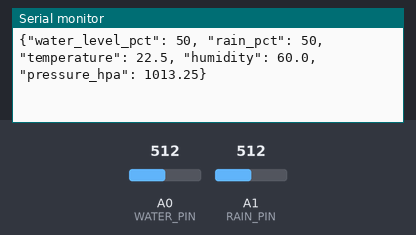
This sketch was run on a simulated Arduino Uno, built with avr-gcc and run on an emulated ATmega328P. Shown: the last lines printed to the serial monitor. The test bench sets the inputs (shaded band); at power-on: A0 (WATER_PIN) = 512, A1 (RAIN_PIN) = 512.

Above: at 1.3 s.
1.4 s: A0 (WATER_PIN) set to 716
At 1.68 s:
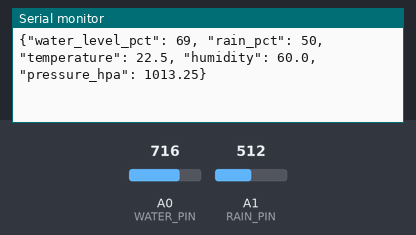
2.9 s: A1 (RAIN_PIN) set to 716
At 2.93 s:
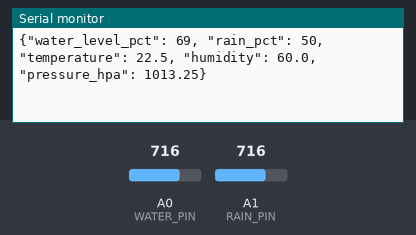
4.4 s: A0 (WATER_PIN) set to 900
At 4.43 s:
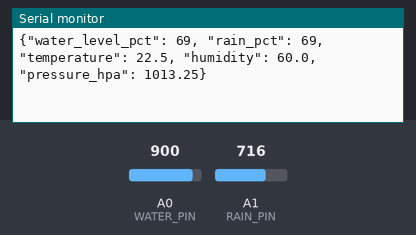
5.9 s: A1 (RAIN_PIN) set to 900
At 5.93 s:
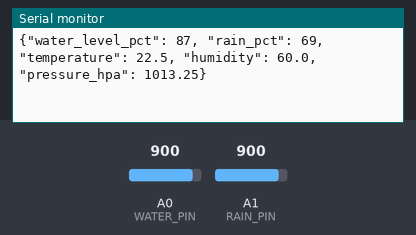
Timing chart, 0 to 8.4 s (numbered marks = the images above; inputs shaded):
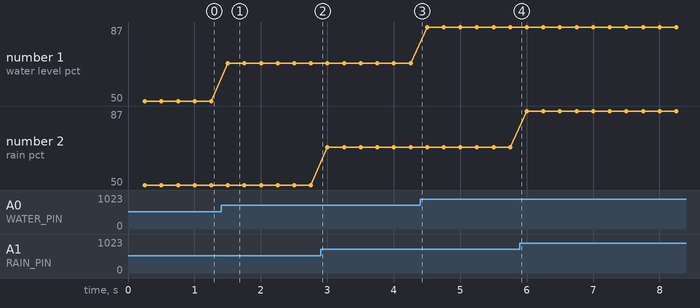

The sketch:

gantry_arduino_sensors.ino
```cpp
/*
 * gantry_arduino_sensors.ino — faster version for R&D.
 *
 * Changes from the current sketch:
 *   - INTERVAL_MS 5000 -> 250. Five seconds is fine for a field crop; it is
 *     useless when you are watching a value while turning a knob.
 *   - analogRead is averaged over 4 samples, because at 4 Hz you see the ADC
 *     noise that the 5 s interval was hiding.
 *   - Sends only what changed... no. It sends everything every time; the app
 *     overwrites its dict anyway and partial payloads would break the CSV
 *     history columns.
 *
 * Do NOT go much below 250 ms. The app appends a CSV history row per reading,
 * so 4 Hz is already 14k rows an hour on the SD card. (The patched app throttles
 * the JSON snapshot to 1 Hz, but the CSV row is per reading by design.)
 *
 * Temperature / humidity / pressure are still the placeholder constants from
 * the original sketch. The DHT and BMP280 blocks below are commented out and
 * ready — uncomment them when the sensors are actually fitted, and delete the
 * three constants. Until then, treat 22.5 / 60 / 1013.25 on the HMI as "not
 * wired", not as data.
 */

#define INTERVAL_MS 250        // was 5000

#define WATER_PIN A0
#define RAIN_PIN  A1

// ---- real sensors: uncomment when fitted -------------------------------
// #include <DHT.h>
// #include <Adafruit_BMP280.h>
// #define DHT_PIN  2
// #define DHT_TYPE DHT22
// DHT dht(DHT_PIN, DHT_TYPE);
// Adafruit_BMP280 bmp;
// ------------------------------------------------------------------------

unsigned long last_read = 0;

int readAveraged(int pin) {
  long sum = 0;
  for (int i = 0; i < 4; i++) { sum += analogRead(pin); delayMicroseconds(200); }
  return (int)(sum / 4);
}

void setup() {
  Serial.begin(115200);
  delay(100);
  // dht.begin();
  // bmp.begin(0x76);
  Serial.println("{\"status\": \"Arduino ready\"}");
}

void loop() {
  unsigned long now = millis();
  if (now - last_read < INTERVAL_MS) return;   // no delay() — keeps the loop responsive
  last_read = now;

  int water_raw = readAveraged(WATER_PIN);
  int rain_raw  = readAveraged(RAIN_PIN);

  float water_pct = (water_raw / 1023.0) * 100.0;
  float rain_pct  = (rain_raw  / 1023.0) * 100.0;

  float temperature = 22.5;    // placeholder — not a real reading
  float humidity    = 60.0;    // placeholder
  float pressure    = 1013.25; // placeholder
  // temperature = dht.readTemperature();
  // humidity    = dht.readHumidity();
  // pressure    = bmp.readPressure() / 100.0;

  Serial.print("{\"water_level_pct\": ");   Serial.print((int)water_pct);
  Serial.print(", \"rain_pct\": ");         Serial.print((int)rain_pct);
  Serial.print(", \"temperature\": ");      Serial.print(temperature, 1);
  Serial.print(", \"humidity\": ");         Serial.print(humidity, 1);
  Serial.print(", \"pressure_hpa\": ");     Serial.print(pressure, 2);
  Serial.println("}");
}
```

Measured:
- after the input at 1.4 s, the serial monitor: prints a new line after 0.10 s (image 1)
- plotted number 1: 50 → 69 after the input at 1.4 s, 69 → 87 after the input at 4.4 s
